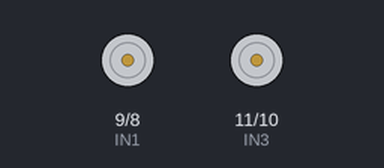
This sketch was run on a simulated Arduino Uno, built with avr-gcc and run on an emulated ATmega328P. On the bench: motor-driver pin pairs drawn as motors (green arrow = first pin HIGH = forward, orange = second pin HIGH = backward, longer = more drive, scaled by the enable pin).

Above: at 1.5 s.
At 7.18 s:
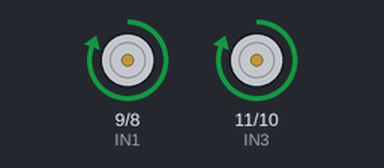
At 12.0 s:
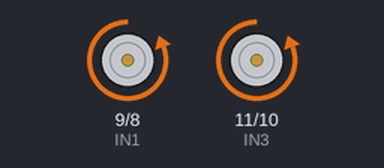
At 13.7 s:
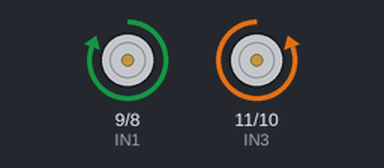
Timing chart, 0 to 19.9 s (numbered marks = the images above):
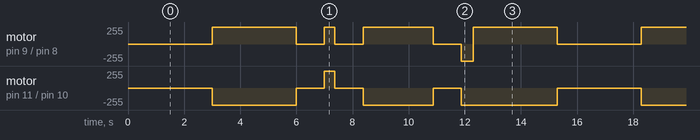

The sketch:

20240510_Sbot_time_driving2.ino
```cpp
#include <NewPing.h>

#define IN1 9 // 핀 번호는 자신의 환경에 맞도록 설정
#define IN2 8
#define ENR 12
#define IN3 11
#define IN4 10
#define ENL 13
#define SONAR_NUM 3            // 초음파 센서 개수
#define MAX_DISTANCE 150       // 최대 거리 (cm)
#define FRONT_TRIG_PIN 2
#define FRONT_ECHO_PIN 3
#define RIGHT_TRIG_PIN 4
#define RIGHT_ECHO_PIN 5
#define LEFT_TRIG_PIN 6
#define LEFT_ECHO_PIN 7


void setup()
{
    pinMode (IN1, OUTPUT);
    pinMode (IN2, OUTPUT);
    pinMode (IN3, OUTPUT);
    pinMode (IN4, OUTPUT);
    pinMode (ENL, OUTPUT);
    pinMode (ENR, OUTPUT);
}

void motor_l(int speed)
{
  if (speed >=0)
  {
    digitalWrite(IN1, LOW);
    digitalWrite(IN2, HIGH);
    analogWrite (ENL, speed); // 0-255
  }
  else
  {
    digitalWrite(IN1, HIGH);
    digitalWrite(IN2, LOW);
    analogWrite (ENL, -speed);
  }
}

void motor_r(int speed)
{
  if (speed >=0)
  {
    digitalWrite(IN3, LOW);
    digitalWrite(IN4, HIGH);
    analogWrite (ENR, speed); // 0-255
  }
  else
  {
    digitalWrite(IN3, HIGH);
    digitalWrite(IN4, LOW);
    analogWrite (ENR, -speed);
  }
}

void robot_control( int left_motor_speed, int right_motor_speed)

{

   // 아래에 왼쪽 모터 제어 함수

      motor_l(left_motor_speed);

   // 아래에 오른쪽 모터 제어 함수

      motor_r(right_motor_speed);


}

void loop()
{
   // 3초정지

   robot_control(0, 0);

   delay(3000);

   // 직진

   robot_control(-150, 150);

   delay(3000);   // 직진시간

   robot_control(0, 0);  // 정지

   delay(1000);

   // 오른쪽 회전 , 계수값 조정할 것 제 자리서 돌도록)

   robot_control(-200, -200);

   delay(375);   // 회전하는 시간

   robot_control(0, 0);  // 정지

   delay(1000);


   // 직진

   robot_control(-150, 150);

   delay(2500);   // 직진시간

   robot_control(0, 0);  // 정지

   delay(1000);


  // 왼쪽 회전

   robot_control(200, 200);

   delay(420);   // 회전하는 시간

   robot_control(0, 0);  // 정지


   // 직진

   robot_control(-150, 150);

   delay(3000);   // 직진시간

   robot_control(0, 0);  // 정지
}
```

Measured:
- by itself, motor on pin 11 (IN3) / pin 10 (IN4): repeats every 15.3 s: stopped 1.0 s, forward 255/255 0.38 s, stopped 1.0 s, backward 255/255 2.5 s, stopped 1.0 s, backward 255/255 3.4 s, stopped 3.0 s, backward 255/255 3.0 s
- by itself, motor on pin 9 (IN1) / pin 8 (IN2): repeats every 15.3 s: stopped 1.0 s, forward 255/255 0.38 s, stopped 1.0 s, forward 255/255 2.5 s, stopped 1.0 s, backward 255/255 0.42 s, forward 255/255 3.0 s, stopped 3.0 s, forward 255/255 3.0 s
